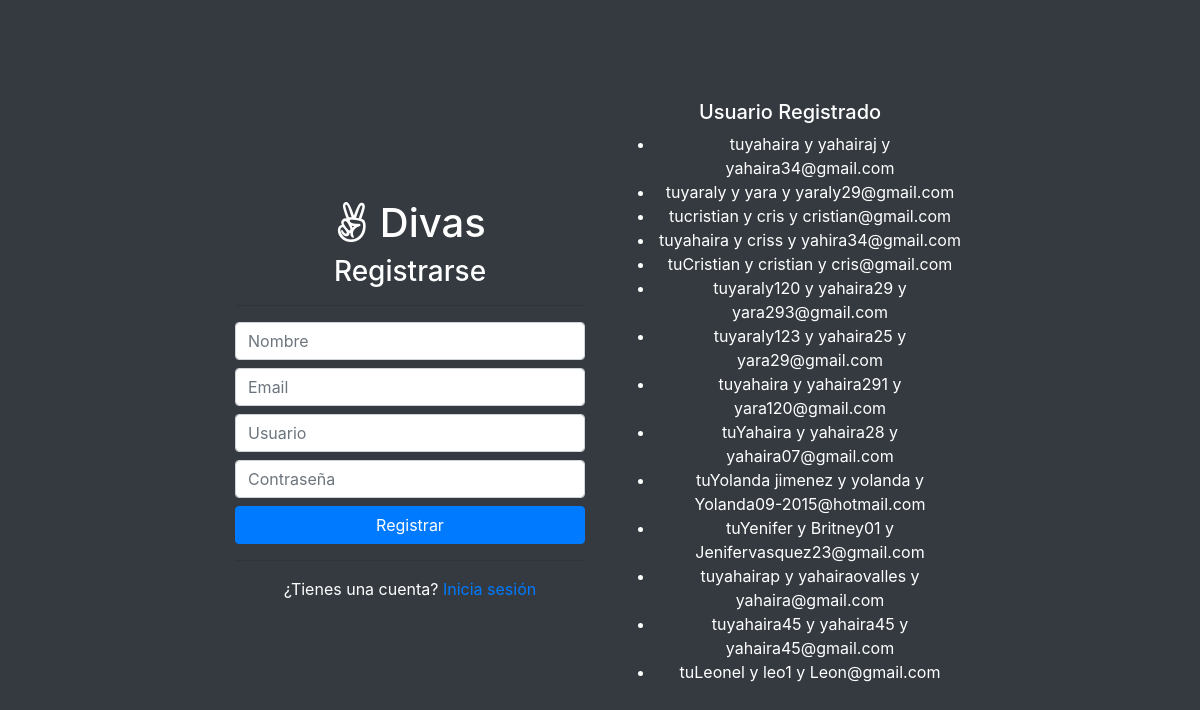
Screenshot of /public_html_proyecto/registro.php with the database file from the repository.
### tables this page shows
CREATE TABLE `usuarios` (
  `id` int(10) NOT NULL,
  `nombre` varchar(50) NOT NULL,
  `correo` varchar(70) NOT NULL,
  `username` varchar(16) NOT NULL,
  `password` text NOT NULL,
  `creado_por` int(10) NOT NULL DEFAULT 0,
  `creado_en` timestamp NOT NULL DEFAULT current_timestamp() ON UPDATE current_timestamp(),
  `eliminado` tinyint(1) NOT NULL DEFAULT 0
);

### public_html_proyecto/registro.php (called while the page is built, shortened)
<?php
require "app/conexion.php";
try {
    $conexion = new PDO("mysql:host=$host;dbname=$dbname;", $user, $password, $opciones);
    $sql = "SELECT * FROM usuarios";
    $comando = $conexion->prepare($sql);
    $comando->execute();
    $usuarios = $comando->fetchAll(PDO::FETCH_ASSOC);
} catch (PDOException $e) {
   echo $e->getMessage();
}
require vista("registro");

### public_html_proyecto/app/vistas/registro.vista.php (the view, shortened to what this page needs)
<?php require "_head.php";?>
<body class="bg-dark text-white text-center">
    <div class="container">
        <div id="login" class="row">
            <div class="col-md-4">
                <form action="" method="post">
                    <h1><i class="fab fa-angellist"></i>
                       Divas</h1>
                    <h3>Registrarse</h3>
                    <hr>
                    <input class="form-control mb-2" type="text" name="inputName" placeholder="Nombre" required
                        autofocus>
                    <input class="form-control mb-2" type="text" name="inputEmail" placeholder="Email" required>
                    <input class="form-control mb-2" type="text" name="inputUser" placeholder="Usuario" required
                        autocapitalize="off">
                    <input class="form-control mb-2 " type="password" name="inputPassword" placeholder="Contraseña"
                        required>
                    <button class="btn btn-primary btn-block" type="submit"> Registrar </button>
                    <hr>
                    <div>¿Tienes una cuenta? <a href="login.php">Inicia sesión</a></div>
                </form>
            </div>
            <div class="col-md-4">
                <h5>Usuario Registrado</h5>
                    <ul>
                        <?php
                 foreach ($usuarios as $usuario){
                     echo "<li>tu{$usuario["nombre"]} y {$usuario["username"]} y {$usuario["correo"]}</li>";
                 }
                 ?>
                    </ul>
            </div>
        </div>
    </div>
</body>
</html>

### public_html_proyecto/recursos/css/style.css (style rules this page uses)
body { transition: background ease .3s; }
#login { display: flex; align-items: center; justify-content: center; height: 100vh; }

### rows the page displays
usuarios: nombre "yahaira", username "yahairaj", correo "yahaira34@gmail.com"
usuarios: nombre "yaraly", username "yara", correo "yaraly29@gmail.com"
usuarios: nombre "cristian", username "cris", correo "cristian@gmail.com"
usuarios: nombre "yahaira", username "criss", correo "yahira34@gmail.com"
usuarios: nombre "Cristian", username "cristian", correo "cris@gmail.com"
usuarios: nombre "yaraly120", username "yahaira29", correo "yara293@gmail.com"
usuarios: nombre "yaraly123", username "yahaira25", correo "yara29@gmail.com"
usuarios: nombre "yahaira", username "yahaira291", correo "yara120@gmail.com"
usuarios: nombre "Yahaira", username "yahaira28", correo "yahaira07@gmail.com"
usuarios: nombre "Yolanda jimenez", username "yolanda", correo "Yolanda09-2015@hotmail.com"
usuarios: nombre "Yenifer", username "Britney01", correo "Jenifervasquez23@gmail.com"
usuarios: nombre "yahairap", username "yahairaovalles", correo "yahaira@gmail.com"
usuarios: nombre "yahaira45", username "yahaira45", correo "yahaira45@gmail.com"
usuarios: nombre "Leonel", username "leo1", correo "Leon@gmail.com"
